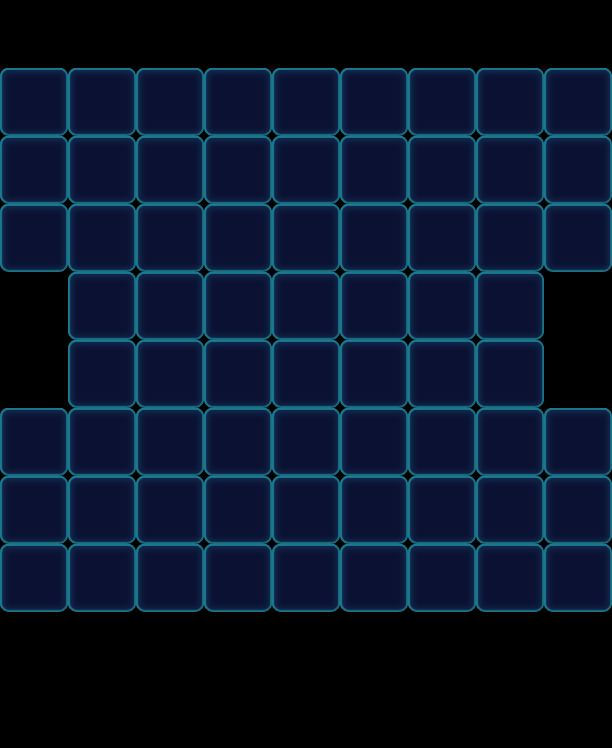

Rendered tile map (Tiled .tmx) drawn with the repository's tilesets; below, a short description and the map source with its tile grids summarised:
An orthogonal 9x11 tile map with 68x68 px tiles, 1 tile layer (Valid), 2 tilesets and 133 objects (54x Floor, 50x Monster, 18x Stone, 11x Factory_Normal).

<map version="1.0" orientation="orthogonal" width="9" height="11" tilewidth="68" tileheight="68">
 <tileset firstgid="1" name="game_grid1" tilewidth="68" tileheight="68">
  <image source="game_grid1.png" width="68" height="68" />
 </tileset>
 <tileset firstgid="2" name="map" tilewidth="68" tileheight="68">
  <image source="map.png" width="1024" height="1024" />
 </tileset>
 <layer name="Valid" width="9" height="11">
  <data>[99 cells, 68 non-empty, 1 distinct tile ids]</data>
 </layer>
 <objectgroup name="BottomObj" width="9" height="11">
  <object type="Floor" gid="33" x="204" y="544">
   <properties>
    <property name="Layers" value="2" />
   </properties>
  </object>
  <object name="6546" type="Floor" gid="32" x="68" y="136">
   <properties>
    <property name="Layers" value="1" />
   </properties>
  </object>
  <object type="Floor" gid="33" x="272" y="612">
   <properties>
    <property name="Layers" value="2" />
   </properties>
  </object>
  <object type="Floor" gid="33" x="204" y="476">
   <properties>
    <property name="Layers" value="2" />
   </properties>
  </object>
  <object type="Floor" gid="33" x="340" y="476">
   <properties>
    <property name="Layers" value="2" />
   </properties>
  </object>
  <object type="Floor" gid="33" x="204" y="612">
   <properties>
    <property name="Layers" value="2" />
   </properties>
  </object>
  <object type="Floor" gid="33" x="272" y="544">
   <properties>
    <property name="Layers" value="2" />
   </properties>
  </object>
  <object type="Floor" gid="33" x="272" y="476">
   <properties>
    <property name="Layers" value="2" />
   </properties>
  </object>
  <object name="6546" type="Floor" gid="32" x="0" y="136">
   <properties>
    <property name="Layers" value="1" />
   </properties>
  </object>
  <object name="6546" type="Floor" gid="32" x="340" y="136">
   <properties>
    <property name="Layers" value="1" />
   </properties>
  </object>
  <object name="6546" type="Floor" gid="32" x="272" y="136">
   <properties>
    <property name="Layers" value="1" />
   </properties>
  </object>
  <object name="6546" type="Floor" gid="32" x="408" y="136">
   <properties>
    <property name="Layers" value="1" />
   </properties>
  </object>
  <object name="6546" type="Floor" gid="32" x="204" y="136">
   <properties>
    <property name="Layers" value="1" />
   </properties>
  </object>
  <object name="6546" type="Floor" gid="32" x="476" y="136">
   <properties>
    <property name="Layers" value="1" />
   </properties>
  </object>
  <object name="6546" type="Floor" gid="32" x="136" y="136">
   <properties>
    <property name="Layers" value="1" />
   </properties>
  </object>
  <object name="6546" type="Floor" gid="32" x="544" y="136">
   <properties>
    <property name="Layers" value="1" />
   </properties>
  </object>
  <object name="6546" type="Floor" gid="32" x="476" y="204">
   <properties>
    <property name="Layers" value="1" />
   </properties>
  </object>
  <object name="6546" type="Floor" gid="32" x="0" y="204">
   <properties>
    <property name="Layers" value="1" />
   </properties>
  </object>
  <object name="6546" type="Floor" gid="32" x="136" y="204">
   <properties>
    <property name="Layers" value="1" />
   </properties>
  </object>
  <object name="6546" type="Floor" gid="32" x="340" y="204">
   <properties>
    <property name="Layers" value="1" />
   </properties>
  </object>
  <object name="6546" type="Floor" gid="32" x="272" y="204">
   <properties>
    <property name="Layers" value="1" />
   </properties>
  </object>
  <object name="6546" type="Floor" gid="32" x="544" y="204">
   <properties>
    <property name="Layers" value="1" />
   </properties>
  </object>
  <object name="6546" type="Floor" gid="32" x="408" y="204">
   <properties>
    <property name="Layers" value="1" />
   </properties>
  </object>
  <object name="6546" type="Floor" gid="32" x="204" y="204">
   <properties>
    <property name="Layers" value="1" />
   </properties>
  </object>
  <object name="6546" type="Floor" gid="32" x="68" y="204">
   <properties>
    <property name="Layers" value="1" />
   </properties>
  </object>
  <object type="Floor" gid="33" x="340" y="544">
   <properties>
    <property name="Layers" value="2" />
   </properties>
  </object>
  <object type="Floor" gid="33" x="340" y="612">
   <properties>
    <property name="Layers" value="2" />
   </properties>
  </object>
  <object type="Floor" gid="33" x="476" y="612">
   <properties>
    <property name="Layers" value="2" />
   </properties>
  </object>
  <object type="Floor" gid="33" x="476" y="544">
   <properties>
    <property name="Layers" value="2" />
   </properties>
  </object>
  <object type="Floor" gid="33" x="476" y="476">
   <properties>
    <property name="Layers" value="2" />
   </properties>
  </object>
  <object type="Floor" gid="33" x="68" y="612">
   <properties>
    <property name="Layers" value="2" />
   </properties>
  </object>
  <object type="Floor" gid="33" x="68" y="544">
   <properties>
    <property name="Layers" value="2" />
   </properties>
  </object>
  <object type="Floor" gid="33" x="68" y="476">
   <properties>
    <property name="Layers" value="2" />
   </properties>
  </object>
  <object name="6546" type="Floor" gid="32" x="0" y="476">
   <properties>
    <property name="Layers" value="1" />
   </properties>
  </object>
  <object name="6546" type="Floor" gid="32" x="0" y="544">
   <properties>
    <property name="Layers" value="1" />
   </properties>
  </object>
  <object name="6546" type="Floor" gid="32" x="0" y="612">
   <properties>
    <property name="Layers" value="1" />
   </properties>
  </object>
  <object name="6546" type="Floor" gid="32" x="136" y="476">
   <properties>
    <property name="Layers" value="1" />
   </properties>
  </object>
  <object name="6546" type="Floor" gid="32" x="136" y="612">
   <properties>
    <property name="Layers" value="1" />
   </properties>
  </object>
  <object name="6546" type="Floor" gid="32" x="136" y="544">
   <properties>
    <property name="Layers" value="1" />
   </properties>
  </object>
  <object name="6546" type="Floor" gid="32" x="408" y="476">
   <properties>
    <property name="Layers" value="1" />
   </properties>
  </object>
  <object name="6546" type="Floor" gid="32" x="408" y="612">
   <properties>
    <property name="Layers" value="1" />
   </properties>
  </object>
  <object name="6546" type="Floor" gid="32" x="408" y="544">
   <properties>
    <property name="Layers" value="1" />
   </properties>
  </object>
  <object name="6546" type="Floor" gid="32" x="544" y="476">
   <properties>
    <property name="Layers" value="1" />
   </properties>
  </object>
  <object name="6546" type="Floor" gid="32" x="544" y="612">
   <properties>
    <property name="Layers" value="1" />
   </properties>
  </object>
  <object name="6546" type="Floor" gid="32" x="544" y="544">
   <properties>
    <property name="Layers" value="1" />
   </properties>
  </object>
  <object name="6546" type="Floor" gid="32" x="272" y="272">
   <properties>
    <property name="Layers" value="1" />
   </properties>
  </object>
  <object name="6546" type="Floor" gid="32" x="68" y="272">
   <properties>
    <property name="Layers" value="1" />
   </properties>
  </object>
  <object name="6546" type="Floor" gid="32" x="204" y="272">
   <properties>
    <property name="Layers" value="1" />
   </properties>
  </object>
  <object name="6546" type="Floor" gid="32" x="0" y="272">
   <properties>
    <property name="Layers" value="1" />
   </properties>
  </object>
  </objectgroup>
 <objectgroup name="MiddleObj" width="9" height="11">
  <!-- 50 objects omitted --></objectgroup>
 <objectgroup color="#000000" name="TopObj" width="9" height="11">
  <!-- 29 objects omitted --></objectgroup>
</map>
<!-- 84 of 133 objects omitted -->
